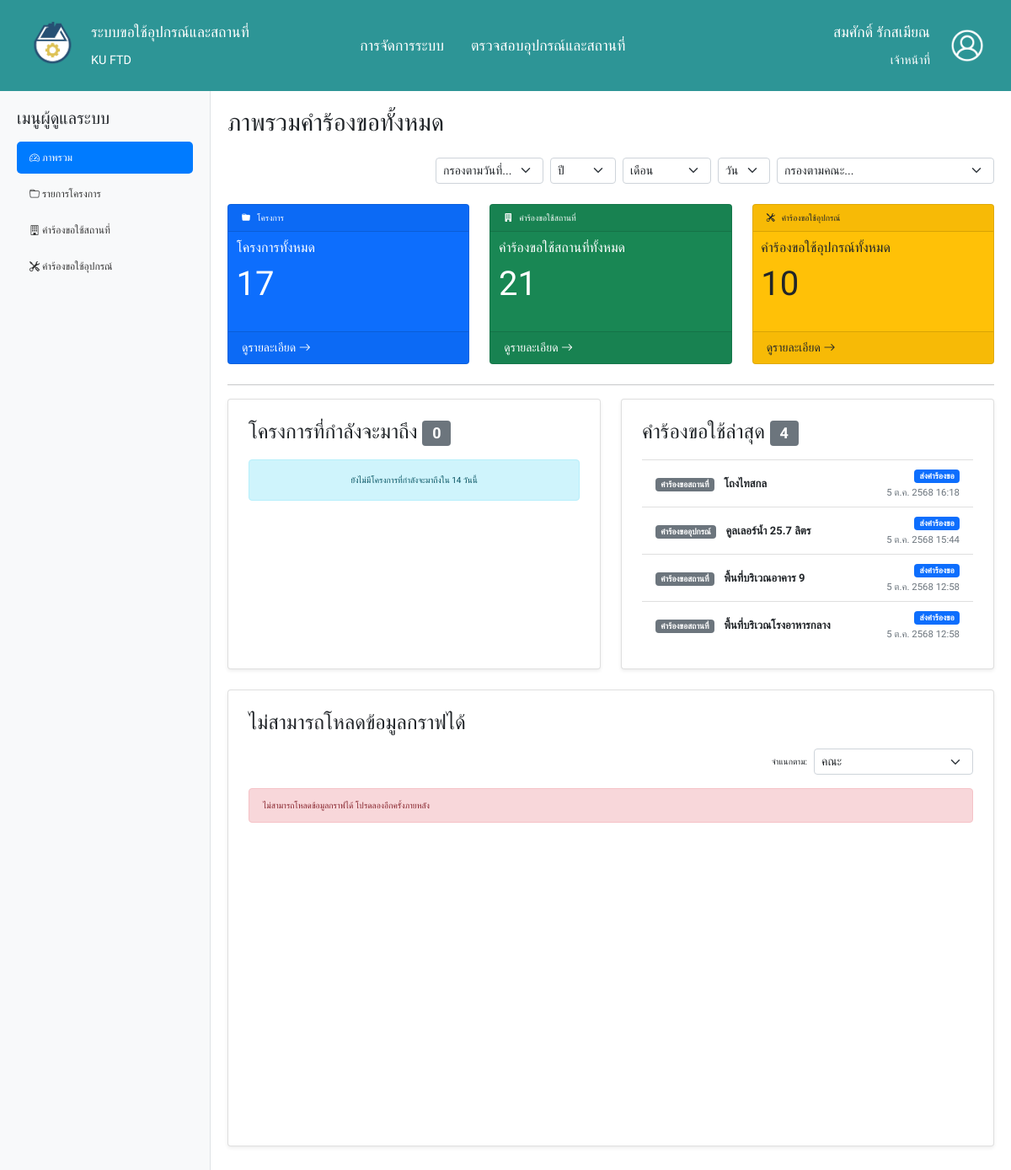
The page /admin-main-page.php (signed in) on the database as committed earlier.
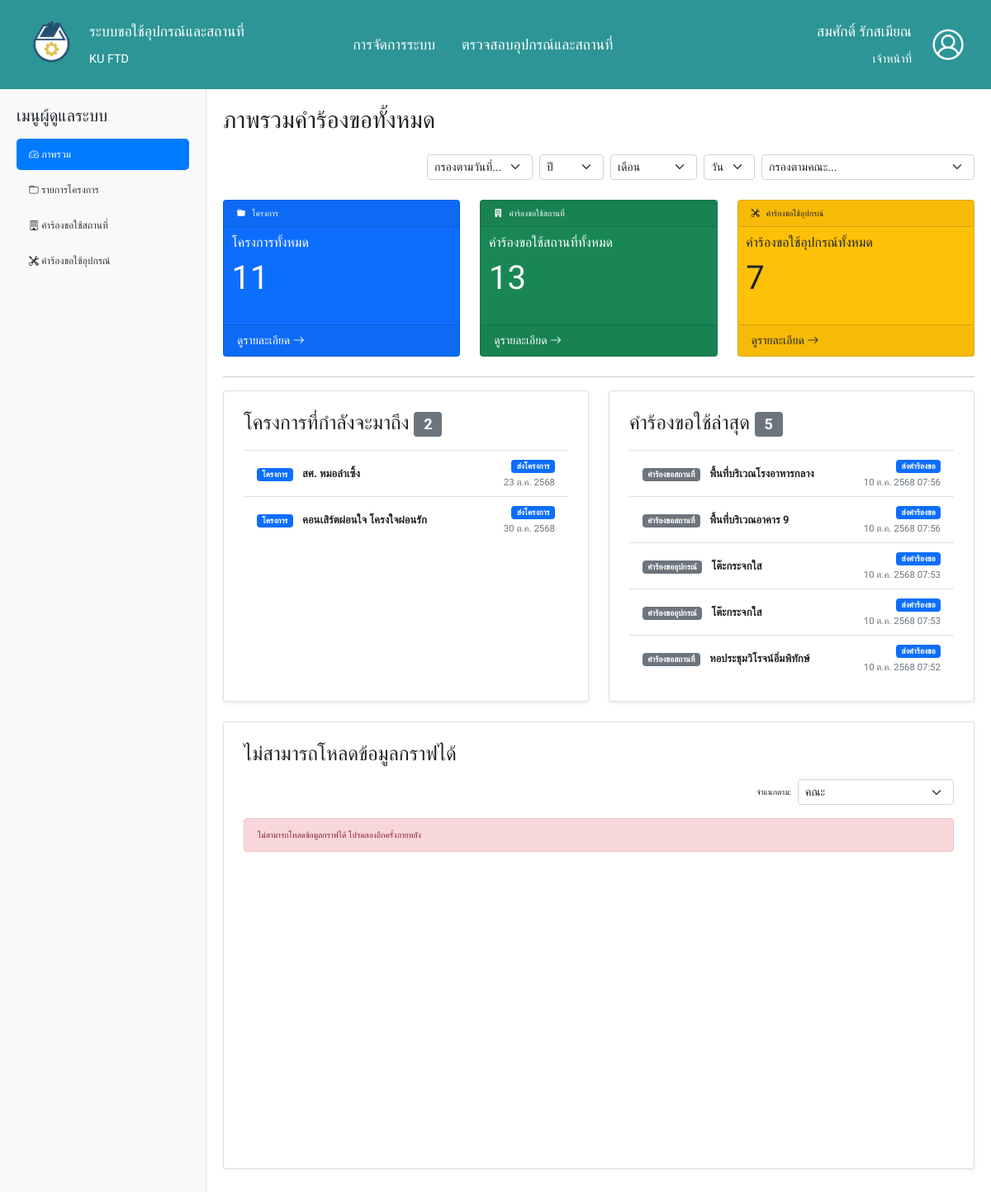
The same page on the database as committed later.
### tables this page shows
CREATE TABLE `facilities_requests` (
  `facility_re_id` int(10) NOT NULL,
  `prepare_start_time` time NOT NULL,
  `prepare_end_time` time NOT NULL,
  `prepare_start_date` date NOT NULL,
  `prepare_end_date` date NOT NULL,
  `start_time` time NOT NULL,
  `end_time` time NOT NULL,
  `start_date` date NOT NULL,
  `end_date` date NOT NULL,
  `writed_status` varchar(20) NOT NULL DEFAULT 'ร่างคำร้องขอ',
  `agree` varchar(20) DEFAULT NULL,
  `request_date` timestamp(6) NOT NULL DEFAULT current_timestamp(6) ON UPDATE current_timestamp(6),
  `approve` varchar(20) DEFAULT NULL,
  `approve_date` date DEFAULT NULL,
  `approve_detail` varchar(255) DEFAULT NULL,
  `project_id` int(10) NOT NULL,
  `facility_id` int(4) NOT NULL,
  `staff_id` varchar(11) DEFAULT NULL
);

CREATE TABLE `facilities` (
  `facility_id` int(4) NOT NULL,
  `facility_name` varchar(100) NOT NULL,
  `facility_des` varchar(255) NOT NULL,
  `facility_pic` varchar(255) NOT NULL,
  `building_id` varchar(2) NOT NULL,
  `available` varchar(10) NOT NULL
);

CREATE TABLE `equipments_requests` (
  `equip_re_id` int(10) NOT NULL,
  `start_date` date NOT NULL,
  `end_date` date NOT NULL,
  `writed_status` varchar(20) NOT NULL DEFAULT 'ร่างคำร้องขอ',
  `agree` varchar(4) DEFAULT NULL,
  `transport` varchar(20) DEFAULT NULL,
  `request_date` timestamp(6) NOT NULL DEFAULT current_timestamp(6) ON UPDATE current_timestamp(6),
  `approve` varchar(20) DEFAULT NULL,
  `approve_date` date DEFAULT NULL,
  `quantity` int(3) NOT NULL,
  `approve_detail` varchar(255) DEFAULT NULL,
  `project_id` int(10) NOT NULL,
  `equip_id` int(10) NOT NULL,
  `facility_id` int(4) NOT NULL,
  `staff_id` varchar(11) DEFAULT NULL
);

CREATE TABLE `equipments` (
  `equip_id` int(10) NOT NULL,
  `equip_name` varchar(100) NOT NULL,
  `quantity` int(3) NOT NULL,
  `measure` varchar(50) NOT NULL,
  `size` varchar(100) NOT NULL,
  `equip_pic` varchar(255) NOT NULL,
  `available` varchar(10) NOT NULL
);

CREATE TABLE `project` (
  `project_id` int(10) NOT NULL,
  `project_name` varchar(100) NOT NULL,
  `start_date` date NOT NULL,
  `end_date` date NOT NULL,
  `project_des` varchar(255) NOT NULL,
  `files` varchar(255) DEFAULT NULL,
  `attendee` varchar(4) NOT NULL,
  `phone_num` varchar(10) NOT NULL,
  `advisor_name` varchar(255) DEFAULT NULL,
  `created_date` timestamp(6) NOT NULL DEFAULT current_timestamp(6) ON UPDATE current_timestamp(6),
  `writed_status` varchar(20) NOT NULL DEFAULT 'ร่างโครงการ',
  `nontri_id` varchar(11) NOT NULL,
  `activity_type_id` int(2) NOT NULL
);

### admin-main-page.php (the view, shortened to what the changed rows need)
<?php
$predefined_range_select = $_GET['predefined_range'] ?? null;
$specific_year_select = $_GET['specific_year'] ?? null;
$specific_month_select = $_GET['specific_month'] ?? null;
$specific_day_select = $_GET['specific_day'] ?? null;
$main_tab = isset($_GET['main_tab']) ? $_GET['main_tab'] : 'dashboard_admin';
$chart_sort_mode = $_GET['chart_sort_mode'] ?? 'faculty_overview';
include 'php/helpers.php';
include 'php/admin-sorting.php';
include 'php/admin-req-injection.php';
include 'php/admin-dashboard.php';
?>
<!DOCTYPE html>
<html lang="th">
<head>
    <?php include 'header.php'?>
</head>
<body class="admin-body">
    <div class="admin-main-wrapper">
        <div class="admin-content-area" id="mainContent">
            <?php if ($main_tab == 'dashboard_admin'): ?>
                <h1 class="mb-4">ภาพรวมคำร้องขอทั้งหมด</h1>
                <div class="row mb-4 justify-content-end screen-only">
                    <div class="col-md-auto">
                        <form id="dateFilterFormDashboard" class="d-inline-flex gap-2 align-items-center" action="" method="GET">
                            <select name="predefined_range" id="predefined_range_select" class="form-select form-select-sm" style="width: auto;" onchange="this.form.submit()">
                                <option value="">กรองตามวันที่...</option>
                            </select>
                            <select name="specific_year" id="specific_year_select" class="form-select form-select-sm" style="width: auto;" onchange="this.form.submit()">
                                <option value="">ปี</option>
                            </select>
                            <select name="specific_month" id="specific_month_select" class="form-select form-select-sm" style="width: auto;" onchange="this.form.submit()">
                                <option value="">เดือน</option>
                            </select>
                            <select name="specific_day" id="specific_day_select" class="form-select form-select-sm" style="width: auto;" onchange="this.form.submit()">
                                <option value="">วัน</option>
                            </select>
                            <select name="fa_de_id_global" id="fa_de_id_select_dashboard" class="form-select form-select-sm" style="width: auto;" onchange="this.form.submit()">
                                <option value="">กรองตามคณะ...</option>
                            </select>
                        </form>
                    </div>
                </div>
                <div class="row row-cols-1 row-cols-md-3 g-4 mb-4 screen-only">
                    <div class="col">
                        <div class="card text-white bg-primary mb-3 h-100">
                            <div class="card-header"><i class="bi bi-folder-fill me-2"></i>โครงการ</div>
                            <div class="card-body">
                                <h5 class="card-title">โครงการทั้งหมด</h5>
                                <p class="card-text fs-1"><?php echo $total_projects_count; ?></p>
                            </div>
                            <div class="card-footer">
                                <?php
                                    $link_params = ['main_tab' => 'projects_admin', 'mode' => 'list'];
                                ?>
                                <a href="?<?php echo http_build_query($link_params); ?>" class="stretched-link text-white text-decoration-none footer-text">ดูรายละเอียด <i class="bi bi-arrow-right"></i></a>
                            </div>
                        </div>
                    </div>
                    <div class="col">
                        <div class="card text-white bg-success mb-3 h-100">
                            <div class="card-header"><i class="bi bi-building-fill me-2"></i>คำร้องขอใช้สถานที่</div>
                            <div class="card-body">
                                <h5 class="card-title">คำร้องขอใช้สถานที่ทั้งหมด</h5>
                                <p class="card-text fs-1"><?php echo $total_facilities_requests_count; ?></p>
                            </div>
                            <div class="card-footer">
                                <?php
                                    $link_params = ['main_tab' => 'buildings_admin', 'mode' => 'list'];
                                ?>
                                <a href="?<?php echo http_build_query($link_params); ?>" class="stretched-link text-white text-decoration-none footer-text">ดูรายละเอียด <i class="bi bi-arrow-right"></i></a>
                            </div>
                        </div>
                    </div>
                    <div class="col">
                        <div class="card text-dark bg-warning mb-3 h-100">
                            <div class="card-header"><i class="bi bi-tools me-2"></i>คำร้องขอใช้อุปกรณ์</div>
                            <div class="card-body">
                                <h5 class="card-title">คำร้องขอใช้อุปกรณ์ทั้งหมด</h5>
                                <p class="card-text fs-1"><?php echo $total_equipments_requests_count; ?></p>
                            </div>
                            <div class="card-footer">
                                <?php
                                    $link_params = ['main_tab' => 'equipments_admin', 'mode' => 'list'];
                                ?>
                                <a href="?<?php echo http_build_query($link_params); ?>" class="stretched-link text-dark text-decoration-none footer-text">ดูรายละเอียด <i class="bi bi-arrow-right"></i></a>
                            </div>
                        </div>
                    </div>
                </div>
                <hr class="screen-only">
                <div class="row g-4 mb-4 screen-only">
                    <div class="col-md-6">
                        <div class="card h-100 shadow-sm p-4">
                            <h4 class="mb-3">โครงการที่กำลังจะมาถึง <span class="badge bg-secondary"><?php echo count($dashboard_data['upcoming_requests']); ?></span></h4>
                            <?php if (empty($dashboard_data['upcoming_requests'])): ?>
                                <div class="alert alert-info text-center py-3 mb-0">
                                    ยังไม่มีโครงการที่กำลังจะมาถึงใน 14 วันนี้
                                </div>
                            <?php else: ?>
                                <ul class="list-group list-group-flush">
                                    <?php foreach ($dashboard_data['upcoming_requests'] as $req):
                                        $detail_link = '';
                                        if ($req['type'] == 'โครงการ') {
                                            $detail_link = '?main_tab=projects_admin&mode=detail&id=' . $req['id'];
                                        } elseif ($req['type'] == 'คำร้องขอสถานที่') {
                                            $detail_link = '?main_tab=buildings_admin&mode=detail&id=' . $req['id'];
                                        } elseif ($req['type'] == 'คำร้องขออุปกรณ์') {
                                            $detail_link = '?main_tab=equipments_admin&mode=detail&id=' . $req['id'];
                                        }
                                    ?>
                                    <li class="list-group-item activity-item">
                                        <?php if ($detail_link): ?>
                                            <a href="<?php echo $detail_link; ?>" class="d-flex w-100 justify-content-between align-items-center stretched-link text-decoration-none text-dark inbox-text">
                                        <?php else: ?>
                                            <div class="d-flex w-100 justify-content-between align-items-center text-dark">
                                        <?php endif; ?>
                                                <div class="main-info">
                                                    <span class="badge bg-primary me-2"><?php echo htmlspecialchars($req['type']); ?></span>
                                                    <strong><?php echo htmlspecialchars($req['name']); ?></strong>
                                                </div>
                                                <div class="date-info">
                                                    <span class="badge <?php echo getStatusBadgeClass($req['writed_status'], $req['approve']); ?>"><?php echo htmlspecialchars($req['writed_status']); ?></span><br>
                                                    <small class="text-muted">
                                                        <?php echo formatThaiDate($req['start_date'], false); ?>
                                                    </small>
                                                </div>
                                        <?php if ($detail_link): ?>
                                            </a>
                                        <?php else: ?>
                                            </div>
                                        <?php endif; ?>
                                    </li>
                                    <?php endforeach; ?>
                                </ul>
                            <?php endif; ?>
                        </div>
                    </div>
                    <div class="col-md-6">
                        <div class="card h-100 shadow-sm p-4">
                            <h4 class="mb-3">คำร้องขอใช้ล่าสุด <span class="badge bg-secondary"><?php echo count($dashboard_data['recent_activity']); ?></span></h4>
                            <?php if (empty($dashboard_data['recent_activity'])): ?>
                                <div class="alert alert-info text-center py-3 mb-0">
                                    ยังไม่มีคำร้องขอใช้ใด ๆ จากผู้ใช้
                                </div>
                            <?php else: ?>
                                <ul class="list-group list-group-flush">
                                    <?php foreach ($dashboard_data['recent_activity'] as $activity):
                                        $detail_link = '';
                                        if ($activity['item_type'] == 'คำร้องขอสถานที่') {
                                            $detail_link = '?main_tab=buildings_admin&mode=detail&id=' . $activity['id'];
                                        } elseif ($activity['item_type'] == 'คำร้องขออุปกรณ์') {
                                            $detail_link = '?main_tab=equipments_admin&mode=detail&id=' . $activity['id'];
                                        }
                                    ?>
                                        <li class="list-group-item activity-item">
                                            <a href="<?php echo $detail_link; ?>" class="d-flex w-100 justify-content-between align-items-center stretched-link text-decoration-none text-dark inbox-text">
                                                <div class="main-info">
                                                    <span class="badge bg-secondary me-2"><?php echo htmlspecialchars($activity['item_type']); ?></span>
                                                    <strong><?php echo htmlspecialchars($activity['item_name']); ?></strong>
                                                </div>
                                                <div class="date-info">
                                                    <span class="badge <?php echo getStatusBadgeClass($activity['status_text'], $activity['approve_status'] ?? null); ?>"><?php echo htmlspecialchars($activity['approve_status'] ?? $activity['status_text']); ?></span><br>
                                                    <small class="text-muted"><?php echo formatThaiDate($activity['activity_date']); ?></small>
                                                </div>
                                            </a>
                                        </li>
                                    <?php endforeach; ?>
                                </ul>
                            <?php endif; ?>
                        </div>
                    </div>
                </div>
                <div class="row g-4 mb-4 screen-only">
                    <div class="col-12">
                        <div class="card h-100 shadow-sm p-4">
                            <h4 class="mb-3" id="chartTitle"></h4>
                            <div class="d-flex justify-content-end mb-3 chart-sorting-controls">
                                <form id="chartSortForm" class="d-inline-flex gap-2 align-items-center" action="" method="GET">
                                    <label for="chart_sort_mode_select" class="form-label mb-0">จำแนกตาม:</label>
                                    <select name="chart_sort_mode" id="chart_sort_mode_select" class="form-select form-select-sm" style="width: auto;" onchange="this.form.submit()">
                                        <option value="faculty_overview" <?php echo ($chart_sort_mode == 'faculty_overview') ? 'selected' : ''; ?>>คณะ</option>
                                    </select>
                                </form>
                            </div>
                            <div style="height: 400px;">
                            </div>
                        </div>
                    </div>
                </div>
            <?php endif; ?>
        </div>
    </div>
</body>
</html>

Rows that differ between the two databases and show on the page:
no longer on this page (row edited): facilities_requests: item_type "คำร้องขอสถานที่", facility.facility_name "โถงไทสกล", writed_status "ส่งคำร้องขอ", request_date "5 ต.ค. 2568 16:18"
no longer on this page (row unchanged): equipments_requests: item_type "คำร้องขออุปกรณ์", equip.equip_name "คูลเลอร์น้ำ 25.7 ลิตร", writed_status "ส่งคำร้องขอ", request_date "5 ต.ค. 2568 15:44"
added project: type "โครงการ", project_name "สศ. หมอลำเซิ้ง", writed_status "ส่งโครงการ", start_date "23 ต.ค. 2568"
added project: type "โครงการ", project_name "คอนเสิร์ตผ่อนใจ โครงใจผ่อนรัก", writed_status "ส่งโครงการ", start_date "30 ต.ค. 2568"
changed facilities_requests "พื้นที่บริเวณโรงอาหารกลาง": request_date "5 ต.ค. 2568 12:58" → "10 ต.ค. 2568 07:56"; moves up the list
changed facilities_requests "พื้นที่บริเวณอาคาร 9": request_date "5 ต.ค. 2568 12:58" → "10 ต.ค. 2568 07:56"
added equipments_requests: item_type "คำร้องขออุปกรณ์", equip.equip_name "โต๊ะกระจกใส", writed_status "ส่งคำร้องขอ", request_date "10 ต.ค. 2568 07:53"
added equipments_requests: item_type "คำร้องขออุปกรณ์", equip.equip_name "โต๊ะกระจกใส", writed_status "ส่งคำร้องขอ", request_date "10 ต.ค. 2568 07:53"
added facilities_requests: item_type "คำร้องขอสถานที่", facility.facility_name "หอประชุมวิโรจน์อิ่มพิทักษ์", writed_status "ส่งคำร้องขอ", request_date "10 ต.ค. 2568 07:52"
Other text that changed with them:
$total_projects_count: "17" → "11"
$total_facilities_requests_count: "21" → "13"
$total_equipments_requests_count: "10" → "7"
count($dashboard_data['upcoming_requests']): "0" → "2"
count($dashboard_data['recent_activity']): "4" → "5"
text no longer shown: "ยังไม่มีโครงการที่กำลังจะมาถึงใน 14 วันนี้"
